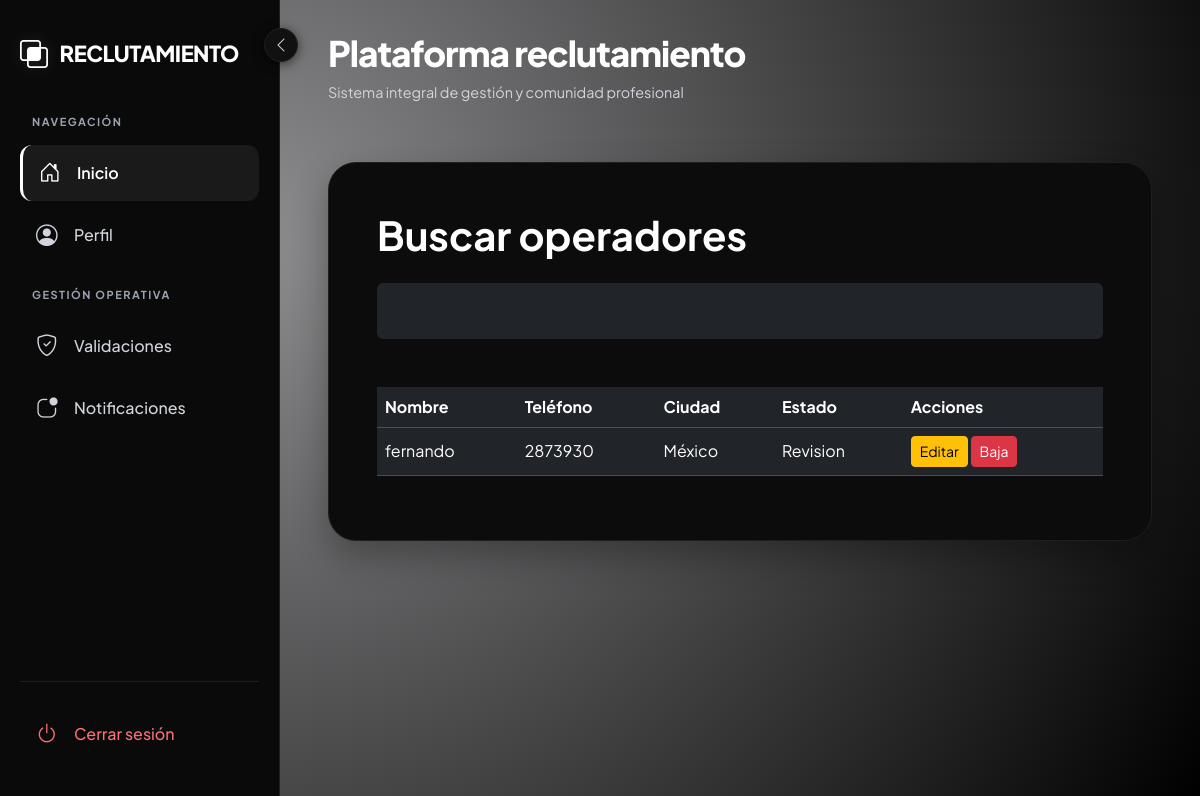
The app's page /buscar/ (signed in) with its own data.
### usuarios/models.py (models this page shows, shortened)
class Registro(models.Model):
    GENEROS = [
        ('Masculino', 'Masculino'),
        ('Femenino', 'Femenino'),
    ]
    ESTADOS = [
        ('Revision', 'En revisión'),
        ('Aceptado', 'Aceptado'),
        ('Rechazado', 'Rechazado'),
    ]
    nombre = models.CharField(max_length=100)
    edad = models.IntegerField()
    telefono = models.CharField(max_length=15)
    ciudad = models.CharField(max_length=100)
    antiguedad = models.IntegerField()
    genero = models.CharField(
        max_length=20,
        choices=GENEROS
    )
    licencia_federal = models.ImageField(
        upload_to='licencias/'
    )
    documentos_vigentes = models.BooleanField(default=True)
    estado = models.CharField(
        max_length=20,
        choices=ESTADOS,
        default='Revision'
    )
    alias = models.CharField(max_length=100, blank=True)
    fecha_nacimiento = models.DateField(null=True, blank=True)
    lugar_nacimiento = models.CharField(max_length=200, blank=True)
    rfc = models.CharField(max_length=20, blank=True)
    curp = models.CharField(max_length=30, blank=True)
    domicilio = models.TextField(blank=True)
    cp = models.CharField(max_length=10, blank=True)
    colonia = models.CharField(max_length=100, blank=True)
    poblacion = models.CharField(max_length=100, blank=True)
    contacto_emergencia = models.CharField(max_length=100, blank=True)
    socio = models.CharField(max_length=100, blank=True)
    modalidad = models.CharField(max_length=100, blank=True)
    categoria = models.CharField(max_length=100, blank=True)
    unidad = models.CharField(max_length=100, blank=True)
    rol = models.CharField(max_length=100, blank=True)
    fecha_ingreso = models.DateField(null=True, blank=True)
    fecha_baja = models.DateField(null=True, blank=True)
    reingreso = models.DateField(null=True, blank=True)
    contrato = models.CharField(max_length=100, blank=True)
    licencia = models.CharField(max_length=100, blank=True)
    vigencia_licencia = models.DateField(null=True, blank=True)
    psicofisico = models.CharField(max_length=100, blank=True)
    numero_exp_medico = models.CharField(max_length=100, blank=True)
    antiguedad_licencia = models.CharField(max_length=100, blank=True)
    asegurado = models.BooleanField(default=False)
    afiliacion = models.CharField(max_length=100, blank=True)
    a_imss = models.CharField(max_length=100, blank=True)
    b_imss = models.CharField(max_length=100, blank=True)
    empresa = models.CharField(max_length=100, blank=True)
    curso = models.CharField(max_length=100, blank=True)
    movimiento = models.BooleanField(default=False)
    gafet = models.BooleanField(default=False)
    sindicato = models.BooleanField(default=False)
    observaciones = models.TextField(blank=True)

### usuarios/views.py (the view, shortened to what this page needs)
# urls.py: path('buscar/', views.buscar_operadores, name='buscar'),
@login_required
def buscar_operadores(request):
    buscar = request.GET.get('buscar')
    operadores = Registro.objects.all()
    return render(request, 'buscar.html', {
        'operadores': operadores
    })

### usuarios/templates/buscar.html (shortened to what this page needs)
{% extends 'base.html' %}
{% block content %}
<div class="glass p-5">
    <h1 class="fw-bold mb-4">
        {% if request.GET.modo == 'editar' %}
            Editar operadores
        {% elif request.GET.modo == 'baja' %}
            Dar de baja operadores
        {% else %}
            Buscar operadores
        {% endif %}
    </h1>
    <form method="GET" class="mb-5">
        <input
            type="text"
            name="buscar"
            class="form-control bg-dark text-white border-0 p-3"
            placeholder="Buscar por nombre, RFC, CURP, teléfono..."
            value="{{ request.GET.buscar }}"
        >
    </form>
    <div class="table-responsive">
        <table class="table table-dark table-hover align-middle">
            <thead>
                <tr>
                    <th>Nombre</th>
                    <th>Teléfono</th>
                    <th>Ciudad</th>
                    <th>Estado</th>
                    <th>Acciones</th>
                </tr>
            </thead>
            <tbody>
                {% for operador in operadores %}
                <tr>
                    <td>{{ operador.nombre }}</td>
                    <td>{{ operador.telefono }}</td>
                    <td>{{ operador.ciudad }}</td>
                    <td>{{ operador.estado }}</td>
                    <td>
                        {% if not request.GET.modo %}
                        <a href="{% url 'editar' operador.id %}"
                           class="btn btn-warning btn-sm">
                           Editar
                        </a>
                        <a href="{% url 'eliminar' operador.id %}"
                           class="btn btn-danger btn-sm"
                           onclick="return confirm('¿Seguro que deseas dar de baja este operador?')">
                           Baja
                        </a>
                        {% endif %}
                    </td>
                </tr>
                {% empty %}
                <tr>
                    <td colspan="5" class="text-center text-secondary">
                        No se encontraron operadores
                    </td>
                </tr>
                {% endfor %}
            </tbody>
        </table>
    </div>
</div>
{% endblock %}

### usuarios/templates/base.html (shortened to what this page needs)
<!DOCTYPE html>
<html lang="es">
<head>
    <link href="https://cdn.jsdelivr.net/npm/bootstrap@5.3.3/dist/css/bootstrap.min.css" rel="stylesheet">
    <link rel="stylesheet" href="https://cdn.jsdelivr.net/npm/bootstrap-icons@1.11.3/font/bootstrap-icons.min.css">
    <link rel="stylesheet" href="https://cdnjs.cloudflare.com/ajax/libs/animate.css/4.1.1/animate.min.css"/>
</head>
<body>
    <div class="sidebar" id="dynamicSidebar">
        <div>
            <div class="logo"><i class="bi bi-intersect"></i><span>RECLUTAMIENTO</span></div>
            <p class="menu-label">Navegación</p>
            <div class="menu">
                <a href="/inicio/" class="menu-link active" id="nav-inicio"><i class="bi bi-house-door"></i> <span>Inicio</span></a>
                <a href="/perfil/" class="menu-link" id="nav-perfil"><i class="bi bi-person-circle"></i> <span>Perfil</span></a>
            </div>
            <p class="menu-label mt-4">Gestión Operativa</p>
            <div class="menu">
                <a href="/validaciones/" class="menu-link" id="nav-validaciones"><i class="bi bi-shield-check"></i> <span>Validaciones</span></a>
                <a href="/notificaciones/" class="menu-link" id="nav-notificaciones"><i class="bi bi-app-indicator"></i> <span>Notificaciones</span></a>
            </div>
        </div>
        <div class="mt-auto pt-4" style="border-top: 1px solid var(--gray-border)">
            <a href="/logout/" class="menu-link" style="color: #f87171;"><i class="bi bi-power"></i> <span>Cerrar sesión</span></a>
        </div>
    </div>
    <div class="toggle-sidebar-btn" id="toggleSidebarBtn"></div>
    <div class="main">
        <div class="topbar">
            <div><h1 class="page-title">Plataforma reclutamiento</h1><p class="page-subtitle">Sistema integral de gestión y comunidad profesional</p></div>
        </div>
        <div class="content-wrapper animate__animated animate__fadeIn" id="dynamicContent">
            {% block content %}{% endblock %}
        </div>
    </div>
</body>
</html>

### usuarios/templates/base.html (style rules this page uses)
:root { --black-deep: #000000; --black-soft: #0a0a0a; --black-elevated: #111111; --black-card: #0c0c0c; --gray-border: #1f1f1f; --gray-muted: #2a2a2a; --text-primary: #ffffff; --text-secondary: #d1d5db; --text-muted: #9ca3af; --sidebar-width: 280px; --sidebar-collapsed: 88px; --transition: all 0.3s cubic-bezier(0.25, 0.46, 0.45, 0.94); --success: #22c55e; --danger: #ef4444; }
* { margin: 0; padding: 0; box-sizing: border-box; font-family: 'Plus Jakarta Sans', sans-serif; }
body { background-color: var(--black-deep); background: radial-gradient(circle at 20% 30%, rgba(30, 30, 35, 0.5) 0%, #000000 100%); color: var(--text-primary); overflow-x: hidden; min-height: 100vh; }
.sidebar { position: fixed; top: 0; left: 0; width: var(--sidebar-width); height: 100vh; background: var(--black-soft); border-right: 1px solid var(--gray-border); padding: 32px 20px; display: flex; flex-direction: column; z-index: 1000; transition: var(--transition); overflow-y: auto; overflow-x: hidden; }
.toggle-sidebar-btn { position: fixed; left: calc(var(--sidebar-width) - 16px); top: 28px; background: var(--black-elevated); border: 1px solid var(--gray-border); border-radius: 40px; width: 34px; height: 34px; display: flex; align-items: center; justify-content: center; cursor: pointer; z-index: 1150; transition: var(--transition); color: var(--text-secondary); backdrop-filter: blur(8px); box-shadow: 0 2px 12px rgba(0,0,0,0.6); }
.logo { font-size: 22px; font-weight: 800; margin-bottom: 40px; display: flex; align-items: center; gap: 12px; letter-spacing: -0.5px; color: #fff; }
.logo i { font-size: 28px; color: white; filter: drop-shadow(0 0 8px rgba(255,255,255,0.15)); }
.menu-label { font-size: 11px; text-transform: uppercase; letter-spacing: 1.5px; color: var(--text-muted); margin: 24px 0 14px 12px; font-weight: 700; transition: var(--transition); }
.menu-link { display: flex; align-items: center; gap: 14px; padding: 12px 16px; border-radius: 12px; text-decoration: none; color: var(--text-secondary); transition: all 0.25s ease; font-weight: 500; margin-bottom: 6px; white-space: nowrap; }
.menu-link i { font-size: 1.35rem; min-width: 24px; }
.menu-link.active { background: #1a1a1a; color: white; font-weight: 600; border-left: 3px solid white; }
.main { margin-left: var(--sidebar-width); transition: var(--transition); padding: 32px 48px; min-height: 100vh; }
.topbar { display: flex; justify-content: space-between; align-items: center; margin-bottom: 42px; flex-wrap: wrap; gap: 20px; }
.page-title { font-size: clamp(1.8rem, 5vw, 2.2rem); font-weight: 800; letter-spacing: -1px; color: white; line-height: 1.2; }
.page-subtitle { color: var(--text-secondary); font-size: 0.9rem; margin-top: 6px; }
.glass { background: #0c0c0c; backdrop-filter: blur(12px); border: 1px solid var(--gray-border); border-radius: 28px; padding: 28px; box-shadow: 0 15px 35px rgba(0,0,0,0.3); }

### records on screen
Registro: nombre "fernando", telefono "2873930", ciudad "México", estado "Revision"
